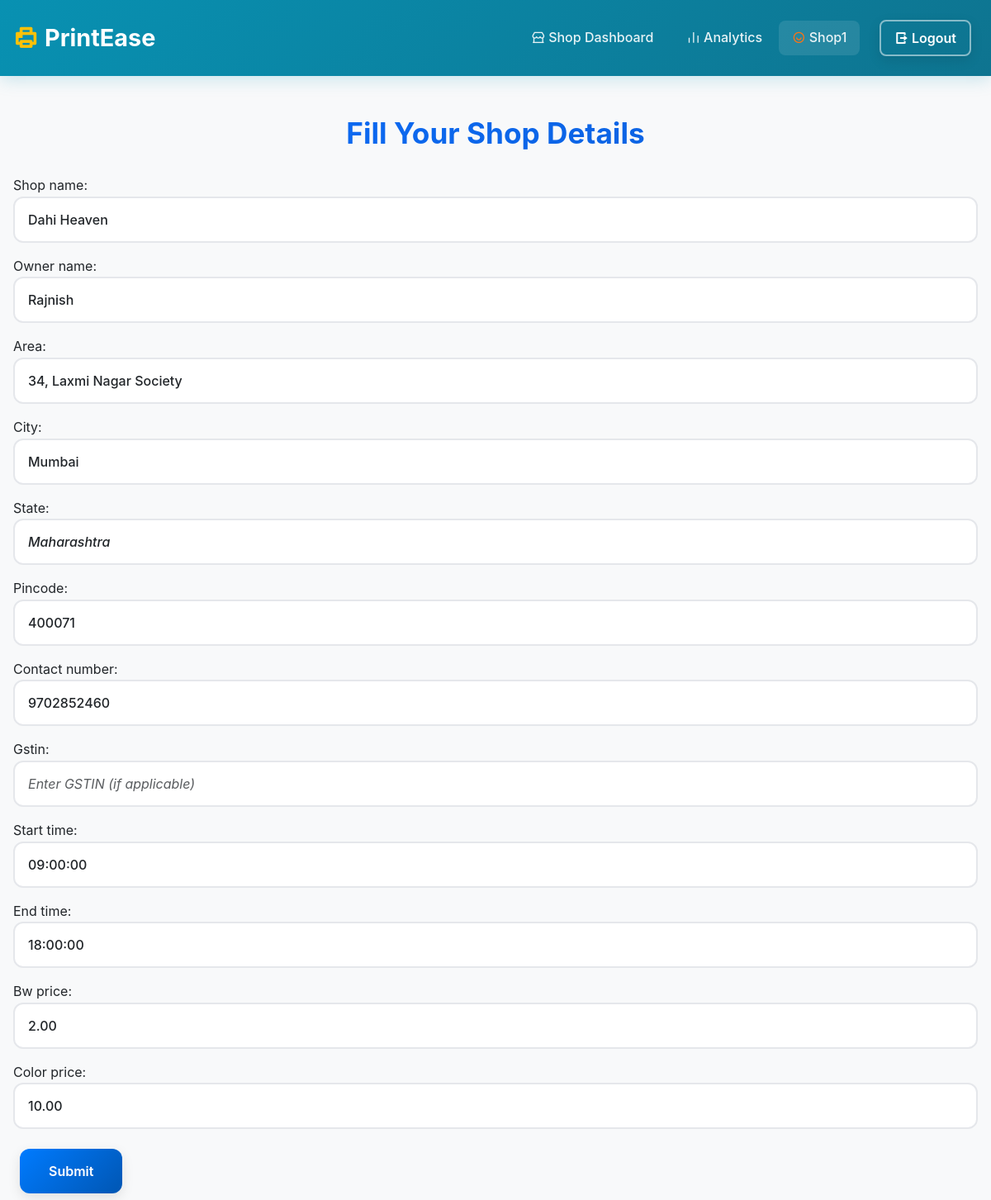
Page /shop-details/ (signed in) on the committed database.
### users/models.py (models this page shows)
class User(AbstractUser):
    is_admin = models.BooleanField('is admin',default=False)
    is_user = models.BooleanField('is user',default=False)
    is_shop = models.BooleanField('is shop',default=False)

### app/models.py (models this page shows, shortened)
class ShopDetails(models.Model):
    user = models.OneToOneField(settings.AUTH_USER_MODEL, on_delete=models.CASCADE, related_name="shop_details")
    shop_name = models.CharField(max_length=255)
    owner_name = models.CharField(max_length=255)
    area = models.CharField(max_length=255, null=True, blank=True)
    city = models.CharField(max_length=100, null=True, blank=True)
    state = models.CharField(max_length=50, choices=INDIAN_STATES, null=True, blank=True)
    pincode = models.CharField(max_length=6, null=True, blank=True)
    contact_number = models.CharField(max_length=15)
    gstin = models.CharField(max_length=15, null=True, blank=True)  # GSTIN can be null
    start_time = models.TimeField(default=time(9, 0))
    end_time = models.TimeField(default=time(18, 0))
    details_filled = models.BooleanField(default=False)
    bw_price = models.DecimalField(max_digits=5, decimal_places=2, null=True, blank=True)
    color_price = models.DecimalField(max_digits=5, decimal_places=2, null=True, blank=True)

### app/views.py (the view)
# urls.py: path('shop-details/', views.shop_details_view, name='shop-details-form'),
@login_required
def shop_details_view(request):
    shop_details, created = ShopDetails.objects.get_or_create(user=request.user)
    if request.method == "POST":
        form = ShopDetailsForm(request.POST, instance=shop_details)
        if form.is_valid():
            shop = form.save(commit=False)
            shop.details_filled = True  # Mark details as filled
            shop.save()
            subject = "Shop Details Submission Confirmation"
            message = f"""
            Dear {shop.owner_name},

            Thank you for submitting your shop details. Here are the details you provided:

            **Shop Details:**
            - Shop Name: {shop.shop_name}
            - Owner Name: {shop.owner_name}
            - Area: {shop.area}
            - City: {shop.city}
            - State: {shop.state}
            - Pincode: {shop.pincode}
            - Contact Number: {shop.contact_number}
            - GSTIN: {shop.gstin if shop.gstin else 'Not Provided'}
            - Operating Hours: {shop.start_time} - {shop.end_time}

            **Printing Rates:**
            - Black & White Print Price: ₹{shop.bw_price if shop.bw_price else 'Not Provided'} per page
            - Color Print Price: ₹{shop.color_price if shop.color_price else 'Not Provided'} per page

            If any details need to be corrected, please update your form.

            Best Regards,
            **PrintEase Team**
            """
            recipient_email = request.user.email  # Ensure the user has an email set in their profile
            send_mail(subject, message, settings.DEFAULT_FROM_EMAIL, [recipient_email])
            return redirect('app:shop-dashboard')
    else:
        form = ShopDetailsForm(instance=shop_details)
    return render(request, "shop_details_form.html", {"form": form})

### app/templates/shop_details_form.html (shortened to what this page needs)
{% extends 'base.html' %}
{% block content %}
<div class="container mt-5">
    <h2>Fill Your Shop Details</h2>
    <form method="POST">
        {{ form.as_p }}
        <button type="submit" class="btn btn-primary">Submit</button>
    </form>
</div>
{% endblock %}

### app/templates/base.html (shortened to what this page needs)
<!DOCTYPE html>
{% load static %}
<html lang="en">
<head>
    <link href="https://cdn.jsdelivr.net/npm/bootstrap@5.3.2/dist/css/bootstrap.min.css" rel="stylesheet">
    <link href="https://cdn.jsdelivr.net/npm/remixicon@4.2.0/fonts/remixicon.css" rel="stylesheet">
    <link rel="stylesheet" href="{% static 'css/style.css' %}">
</head>
<body>
    <nav class="navbar navbar-expand-lg navbar-dark bg-primary shadow-sm">
        <div class="container">
            <a class="navbar-brand fw-bold" href="/" title="Home">
                <i class="ri-printer-line me-2"></i>PrintEase
            </a>
            <div class="collapse navbar-collapse" id="navbarNav">
                <ul class="navbar-nav ms-auto align-items-center">
                    {% if user.is_authenticated %}
                        {% if user.is_shop %}
                            <li class="nav-item d-flex align-items-center">
                                <a class="nav-link" href="{% url 'app:shop-dashboard' %}">
                                    <i class="ri-store-2-line me-1"></i>Shop Dashboard
                                </a>
                            </li>
                            <li class="nav-item d-flex align-items-center">
                                <a class="nav-link" href="{% url 'app:analytics' %}">
                                    <i class="ri-bar-chart-line me-1"></i>Analytics
                                </a>
                            </li>
                        {% endif %}
                        <li class="nav-item d-flex align-items-center">
                            <span class="navbar-text me-3">
                                <i class="ri-user-smile-line me-1"></i>{{ request.user|capfirst }}
                            </span>
                        </li>
                        <li class="nav-item d-flex align-items-center">
                            <form action="{% url 'users:logout' %}" method="post" class="d-inline">
                                <button class="btn btn-outline-light btn-sm" type="submit" title="Logout">
                                    <i class="ri-logout-box-r-line me-1"></i>Logout
                                </button>
                            </form>
                        </li>
                    {% endif %}
                </ul>
            </div>
        </div>
    </nav>
    {% block content %}{% endblock content %}
</body>
</html>

### app/static/css/style.css (style rules this page uses)
:root { --primarycolor: #dadeef; --secondarycolor: #191b2b; --tintcolor: #97bec6; --pentext: #de1a1a; --prtext: #ffbf18; --comptext: #31cb00; }
.navbar { background: linear-gradient(135deg, #0891b2 0%, #0e7490 100%) !important; box-shadow: 0 4px 20px rgba(8, 145, 178, 0.2) !important; padding: 1rem 0 !important; position: sticky !important; top: 0 !important; z-index: 1030 !important; transition: all 0.3s ease !important; }
.navbar-brand { font-size: 1.8rem !important; font-weight: 700 !important; color: #ffffff !important; text-decoration: none !important; transition: all 0.3s ease !important; }
.navbar-brand i { color: #ffc107 !important; margin-right: 0.5rem !important; }
.navbar-nav .nav-link { color: rgba(255, 255, 255, 0.9) !important; font-weight: 500 !important; padding: 0.5rem 1rem !important; margin: 0 0.25rem !important; border-radius: 8px !important; transition: all 0.3s ease !important; position: relative !important; }
.navbar-text { color: rgba(255, 255, 255, 0.9) !important; font-weight: 500 !important; padding: 0.5rem 1rem !important; border-radius: 8px !important; background-color: rgba(255, 255, 255, 0.1) !important; margin-right: 1rem !important; }
.navbar-text i { color: #f97316 !important; }
.navbar .btn { border-radius: 8px !important; font-weight: 600 !important; padding: 0.5rem 1rem !important; transition: all 0.3s ease !important; border: 2px solid transparent !important; }
.navbar .btn-outline-light { color: #ffffff !important; border-color: rgba(255, 255, 255, 0.5) !important; background-color: transparent !important; }
@media (min-width: 992px) { .navbar-nav { display: flex !important; align-items: center !important; flex-direction: row !important; } }
@media (min-width: 992px) { .navbar-nav .nav-item { display: flex !important; align-items: center !important; } }
@media (min-width: 992px) { .navbar-nav .nav-link { white-space: nowrap !important; display: flex !important; align-items: center !important; } }
@media (min-width: 992px) { .navbar-text { display: flex !important; align-items: center !important; white-space: nowrap !important; } }
@media (min-width: 992px) { .navbar .btn { white-space: nowrap !important; display: inline-flex !important; align-items: center !important; } }
html { scroll-behavior: smooth; }
body { font-family: 'Inter', 'Segoe UI', 'Arial', sans-serif; background-color: #f8f9fa; margin: 0; padding: 0; line-height: 1.6; }
.container { max-width: 1200px; margin: 0 auto; padding: 0 1rem; }
h2 { text-align: center; color: #333; margin-bottom: 20px; }
.btn { padding: 12px 24px; border-radius: 12px; text-decoration: none; display: inline-block; transition: all 0.3s ease; border: none; cursor: pointer; font-weight: 600; font-size: 1rem; }
.btn-primary { background: linear-gradient(135deg, #007bff, #0056b3); color: white; box-shadow: 0 5px 15px rgba(0, 123, 255, 0.3); }
h2 { text-align: center; color: #333; margin-bottom: 30px; font-size: 2.2rem; font-weight: bold; background: linear-gradient(135deg, #0d6efd, #0b5ed7); -webkit-background-clip: text; -webkit-text-fill-color: transparent; background-clip: text; }
.form-control { width: 100%; padding: 15px 20px; border: 2px solid #e9ecef; border-radius: 12px; font-size: 16px; transition: all 0.3s ease; background-color: #f8f9fa; font-weight: 500; }
input::placeholder, select { color: #6c757d; font-style: italic; font-weight: 400; }
.btn { padding: 15px 35px; border-radius: 12px; font-size: 16px; font-weight: 600; text-decoration: none; display: inline-block; transition: all 0.3s ease; border: none; cursor: pointer; margin: 8px; box-shadow: 0 5px 15px rgba(0, 0, 0, 0.1); }
.btn-primary { background: linear-gradient(135deg, #007bff, #0056b3); color: white; }
.form-control { width: 100%; padding: 0.875rem 1rem; border: 2px solid #e5e7eb; border-radius: 12px; font-size: 1rem; transition: all 0.3s ease; background: white; }

### rows in the picture
User: user "Shop1"
ShopDetails: shop_name "Dahi Heaven", owner_name "Rajnish", area "34, Laxmi Nagar Society", city "Mumbai", state "Maharashtra", pincode "400071", contact_number "9702852460", start_time "09:00:00", end_time "18:00:00", bw_price "2.00", color_price "10.00"
